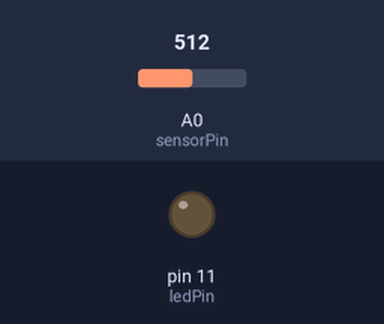
Bench run of a sketch on a simulated Arduino Uno, built with avr-gcc and run on an emulated ATmega328P. Parts: output pins drawn as LEDs (lit = HIGH). The inputs (shaded band) are chosen by the test bench; at power-on: A0 (sensorPin) = 512. What the sketch prints to the serial monitor is not drawn.

Above: at 0.1 s.
At 5.1 s:
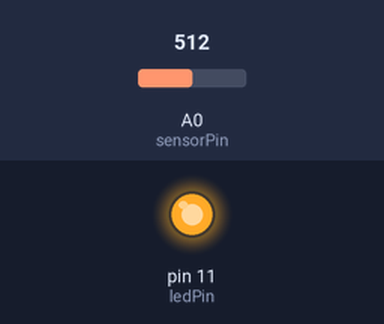
Timing chart, 0 to 6.6 s (numbered marks = the images above):
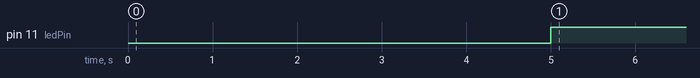

Measured:
- by itself, pin 11 (ledPin): LOW → HIGH at 5.0 s

The sketch:

14-calibrate-sensor-241021.ino
```cpp
const int sensorPin = A0;
const int ledPin = 11;

int sensorValue;
int sensorMin = 1023;
int sensorMax = 0;

void setup() {
  // put your setup code here, to run once:
  pinMode(ledPin, OUTPUT);
  Serial.begin(9600);

  Serial.println("Start Calibrating");

  while (millis() < 5000) {
    sensorValue = analogRead(sensorPin);
    if (sensorValue < sensorMin) {
      sensorMin = sensorValue;
      Serial.print("Min: ");
      Serial.println(sensorMin);
    }
    if (sensorValue > sensorMax) {
      sensorMax = sensorValue;
      Serial.print("Max: ");
      Serial.println(sensorMax);
    }
  }

  Serial.println("Finish Calibrating");

}

void loop() {
  // put your main code here, to run repeatedly:
  sensorValue = analogRead(sensorPin);
  sensorValue = constrain(sensorValue, sensorMin, sensorMax);
  sensorValue = map(sensorValue, sensorMin, sensorMax, 0, 255);

  analogWrite(ledPin, sensorValue);

  Serial.println(sensorValue);
  delay(20);
}
```
